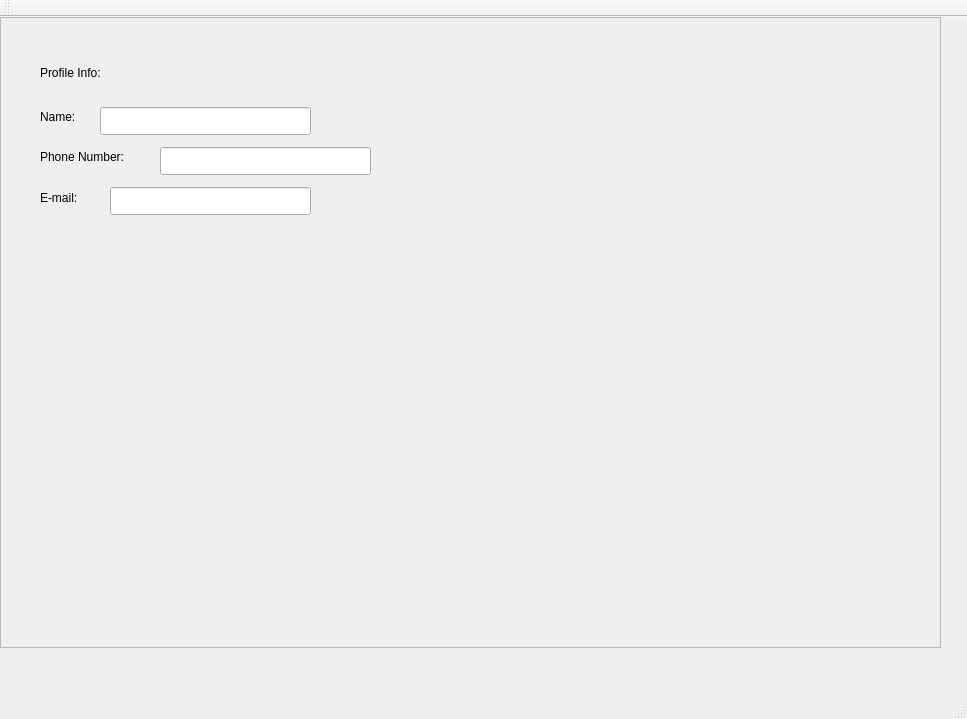
<?xml version="1.0" encoding="UTF-8"?>
<ui version="4.0">
 <class>AdminProfileInfoPageClass</class>
 <widget class="QMainWindow" name="AdminProfileInfoPageClass">
  <property name="geometry">
   <rect>
    <x>0</x>
    <y>0</y>
    <width>967</width>
    <height>719</height>
   </rect>
  </property>
  <property name="windowTitle">
   <string>AdminProfileInfoPage</string>
  </property>
  <widget class="QWidget" name="centralWidget">
   <widget class="QFrame" name="frame">
    <property name="geometry">
     <rect>
      <x>0</x>
      <y>0</y>
      <width>941</width>
      <height>631</height>
     </rect>
    </property>
    <property name="frameShape">
     <enum>QFrame::StyledPanel</enum>
    </property>
    <property name="frameShadow">
     <enum>QFrame::Raised</enum>
    </property>
    <widget class="QLabel" name="label">
     <property name="geometry">
      <rect>
       <x>40</x>
       <y>40</y>
       <width>91</width>
       <height>31</height>
      </rect>
     </property>
     <property name="text">
      <string>Profile Info:</string>
     </property>
    </widget>
    <widget class="QLabel" name="label_2">
     <property name="geometry">
      <rect>
       <x>40</x>
       <y>90</y>
       <width>63</width>
       <height>20</height>
      </rect>
     </property>
     <property name="text">
      <string>Name:</string>
     </property>
    </widget>
    <widget class="QLabel" name="label_3">
     <property name="geometry">
      <rect>
       <x>50</x>
       <y>140</y>
       <width>63</width>
       <height>20</height>
      </rect>
     </property>
     <property name="text">
      <string/>
     </property>
    </widget>
    <widget class="QLabel" name="label_4">
     <property name="geometry">
      <rect>
       <x>40</x>
       <y>130</y>
       <width>121</width>
       <height>20</height>
      </rect>
     </property>
     <property name="text">
      <string>Phone Number:</string>
     </property>
    </widget>
    <widget class="QLabel" name="label_5">
     <property name="geometry">
      <rect>
       <x>40</x>
       <y>170</y>
       <width>61</width>
       <height>21</height>
      </rect>
     </property>
     <property name="text">
      <string>E-mail:</string>
     </property>
    </widget>
    <widget class="QLineEdit" name="lineEdit_2">
     <property name="geometry">
      <rect>
       <x>100</x>
       <y>90</y>
       <width>211</width>
       <height>28</height>
      </rect>
     </property>
    </widget>
    <widget class="QLineEdit" name="lineEdit_3">
     <property name="geometry">
      <rect>
       <x>160</x>
       <y>130</y>
       <width>211</width>
       <height>28</height>
      </rect>
     </property>
    </widget>
    <widget class="QLineEdit" name="lineEdit_4">
     <property name="geometry">
      <rect>
       <x>110</x>
       <y>170</y>
       <width>201</width>
       <height>28</height>
      </rect>
     </property>
    </widget>
   </widget>
  </widget>
  <widget class="QMenuBar" name="menuBar">
   <property name="geometry">
    <rect>
     <x>0</x>
     <y>0</y>
     <width>967</width>
     <height>25</height>
    </rect>
   </property>
  </widget>
  <widget class="QToolBar" name="mainToolBar">
   <attribute name="toolBarArea">
    <enum>TopToolBarArea</enum>
   </attribute>
   <attribute name="toolBarBreak">
    <bool>false</bool>
   </attribute>
  </widget>
  <widget class="QStatusBar" name="statusBar"/>
 </widget>
 <layoutdefault spacing="6" margin="11"/>
 <resources/>
 <connections/>
</ui>
